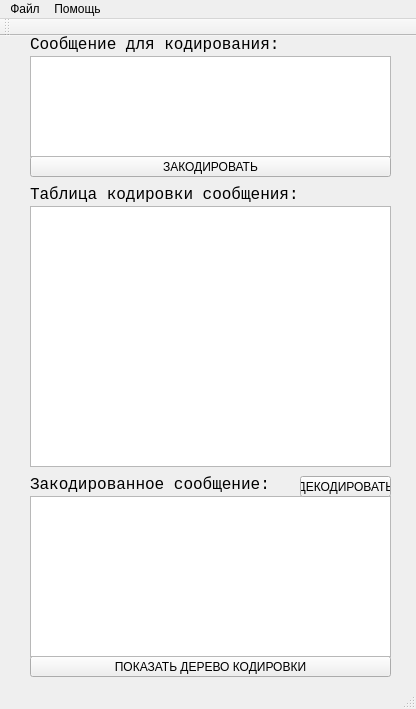
<?xml version="1.0" encoding="UTF-8"?>
<ui version="4.0">
 <class>MainWindow</class>
 <widget class="QMainWindow" name="MainWindow">
  <property name="geometry">
   <rect>
    <x>0</x>
    <y>0</y>
    <width>416</width>
    <height>709</height>
   </rect>
  </property>
  <property name="minimumSize">
   <size>
    <width>416</width>
    <height>709</height>
   </size>
  </property>
  <property name="maximumSize">
   <size>
    <width>416</width>
    <height>709</height>
   </size>
  </property>
  <property name="windowTitle">
   <string>MainWindow</string>
  </property>
  <widget class="QWidget" name="centralWidget">
   <widget class="QPushButton" name="pushButton">
    <property name="geometry">
     <rect>
      <x>30</x>
      <y>120</y>
      <width>361</width>
      <height>21</height>
     </rect>
    </property>
    <property name="text">
     <string>ЗАКОДИРОВАТЬ</string>
    </property>
   </widget>
   <widget class="QTableWidget" name="tableWidget">
    <property name="geometry">
     <rect>
      <x>30</x>
      <y>170</y>
      <width>361</width>
      <height>261</height>
     </rect>
    </property>
   </widget>
   <widget class="QTextEdit" name="textEdit">
    <property name="geometry">
     <rect>
      <x>30</x>
      <y>20</y>
      <width>361</width>
      <height>101</height>
     </rect>
    </property>
   </widget>
   <widget class="QPushButton" name="pushButton_2">
    <property name="geometry">
     <rect>
      <x>30</x>
      <y>620</y>
      <width>361</width>
      <height>21</height>
     </rect>
    </property>
    <property name="text">
     <string>ПОКАЗАТЬ ДЕРЕВО КОДИРОВКИ</string>
    </property>
   </widget>
   <widget class="QTextBrowser" name="textBrowser">
    <property name="geometry">
     <rect>
      <x>30</x>
      <y>460</y>
      <width>361</width>
      <height>161</height>
     </rect>
    </property>
   </widget>
   <widget class="QLabel" name="label">
    <property name="geometry">
     <rect>
      <x>30</x>
      <y>440</y>
      <width>241</width>
      <height>16</height>
     </rect>
    </property>
    <property name="font">
     <font>
      <family>Consolas</family>
      <pointsize>12</pointsize>
     </font>
    </property>
    <property name="text">
     <string>Закодированное сообщение:</string>
    </property>
   </widget>
   <widget class="QLabel" name="label_2">
    <property name="geometry">
     <rect>
      <x>30</x>
      <y>0</y>
      <width>351</width>
      <height>16</height>
     </rect>
    </property>
    <property name="font">
     <font>
      <family>Consolas</family>
      <pointsize>12</pointsize>
     </font>
    </property>
    <property name="text">
     <string>Сообщение для кодирования:</string>
    </property>
   </widget>
   <widget class="QLabel" name="label_3">
    <property name="geometry">
     <rect>
      <x>30</x>
      <y>150</y>
      <width>351</width>
      <height>16</height>
     </rect>
    </property>
    <property name="font">
     <font>
      <family>Consolas</family>
      <pointsize>12</pointsize>
     </font>
    </property>
    <property name="text">
     <string>Таблица кодировки сообщения:</string>
    </property>
   </widget>
   <widget class="QPushButton" name="pushme">
    <property name="geometry">
     <rect>
      <x>300</x>
      <y>440</y>
      <width>91</width>
      <height>21</height>
     </rect>
    </property>
    <property name="text">
     <string>ДЕКОДИРОВАТЬ</string>
    </property>
   </widget>
  </widget>
  <widget class="QMenuBar" name="menuBar">
   <property name="geometry">
    <rect>
     <x>0</x>
     <y>0</y>
     <width>416</width>
     <height>21</height>
    </rect>
   </property>
   <widget class="QMenu" name="menu">
    <property name="title">
     <string>Файл</string>
    </property>
    <addaction name="action"/>
    <addaction name="action_4"/>
    <addaction name="separator"/>
    <addaction name="action_3"/>
   </widget>
   <widget class="QMenu" name="menu_2">
    <property name="title">
     <string>Помощь</string>
    </property>
    <addaction name="action_5"/>
    <addaction name="action_2"/>
   </widget>
   <addaction name="menu"/>
   <addaction name="menu_2"/>
  </widget>
  <widget class="QToolBar" name="mainToolBar">
   <attribute name="toolBarArea">
    <enum>TopToolBarArea</enum>
   </attribute>
   <attribute name="toolBarBreak">
    <bool>false</bool>
   </attribute>
  </widget>
  <widget class="QStatusBar" name="statusBar"/>
  <action name="action">
   <property name="text">
    <string>Открыть файл...</string>
   </property>
  </action>
  <action name="action_3">
   <property name="text">
    <string>Выйти</string>
   </property>
  </action>
  <action name="action_4">
   <property name="text">
    <string>Сохранить</string>
   </property>
  </action>
  <action name="action_5">
   <property name="text">
    <string>О программе</string>
   </property>
  </action>
  <action name="action_2">
   <property name="text">
    <string>Горячие клавиши</string>
   </property>
  </action>
 </widget>
 <layoutdefault spacing="6" margin="11"/>
 <resources/>
 <connections/>
</ui>
